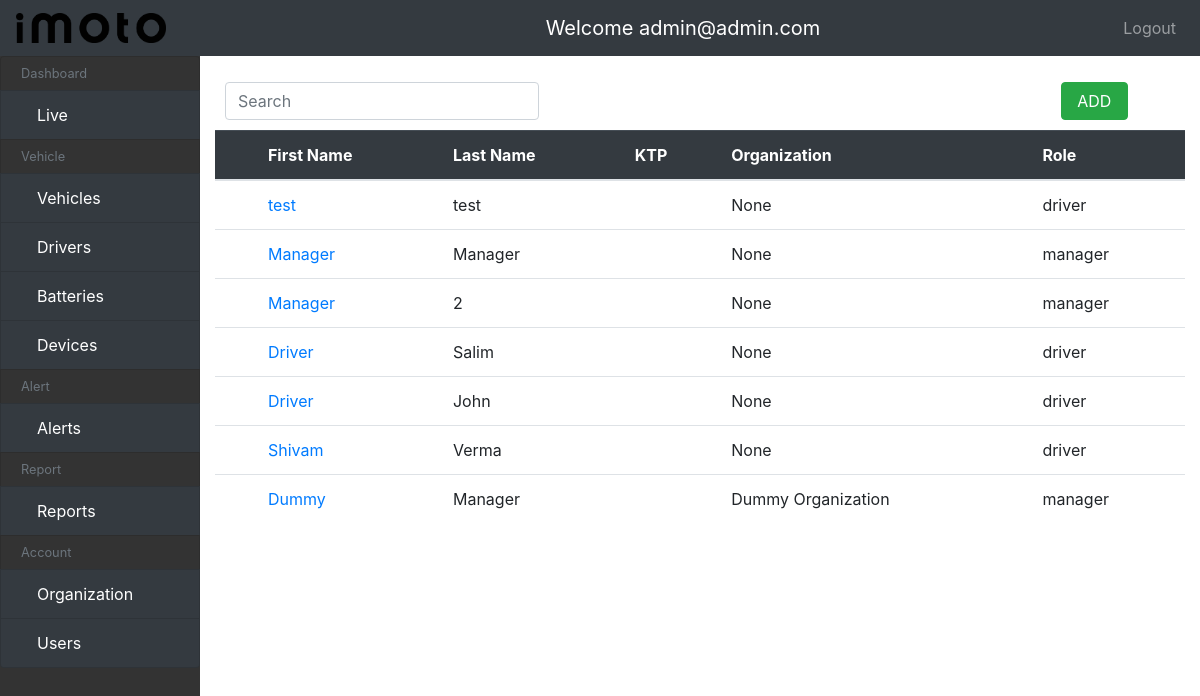
The app's page /profiles/ (signed in), older data.
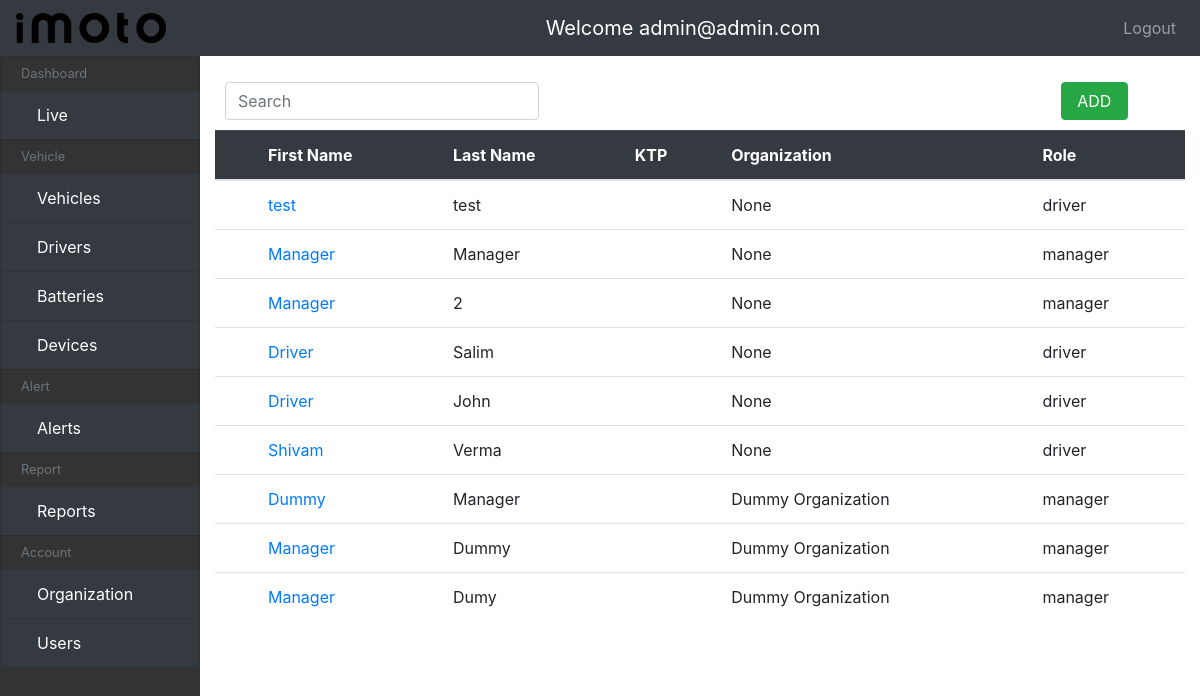
The same page, newer data.
### Profile/models.py (models this page shows, shortened)
class Profile(models.Model):
    DRIVER = "driver"
    MANAGER = "manager"
    PROFILE_CHOICES = (
        (DRIVER, "Driver"),
        (MANAGER, "Manager")
    )
    ACCEPTED = "accepted"
    REJECTED = "rejected"
    PENDING = "pending"
    DOCUMENT_VERIFICATION_STATUS_CHOICES = (
        (ACCEPTED, "Accepted"),
        (REJECTED, "Rejected"),
        (PENDING, "Pending")
    )
    user = models.OneToOneField(
        Account, on_delete=models.CASCADE, related_name="profile")
    first_name = models.CharField(max_length=50, verbose_name="first name")
    last_name = models.CharField(max_length=50, verbose_name="last name")
    ktp_number = models.CharField(
        max_length=100, verbose_name="KTP Number")
    profile_type = models.CharField(
        max_length=100, verbose_name="Profile Type",
        choices=PROFILE_CHOICES, default=DRIVER
        )
    role = models.ForeignKey(Role, related_name="profile",
                             on_delete=models.SET_NULL, blank=True, null=True)
    ktp_image = models.ImageField(
        default="ktp/bg2.png", null=True, blank=True, upload_to="ktp")
    sim_image = models.ImageField(
        default="ktp/bg2.png", null=True, blank=True, upload_to="sim")
    document_verification_status = models.CharField(
        max_length=100,
        choices=DOCUMENT_VERIFICATION_STATUS_CHOICES,
        default=PENDING,
        verbose_name="Verification Status"
    )
    organization = models.ForeignKey(
        Organization, on_delete=models.SET_NULL, null=True, blank=True)

### account/models.py (models this page shows, shortened)
class Organization(models.Model):
    name = models.CharField(max_length=100)
    uuid = models.UUIDField(
        default=uuid4, unique=True, editable=False, verbose_name="UUID"
    )
    def __str__(self):
        return self.name

### Profile/views.py (the view)
# urls.py: path('', ProfileListView.as_view(), name='profile-list'),
@method_decorator(admin_only, name="dispatch")
class ProfileListView(ListView):
    model = Profile
    template_name = "profile/profile_list.html"
    context_object_name = "profiles"
    def get_queryset(self):
        profile_type = self.request.GET.get("profile_type", None)
        if profile_type == "manager" or profile_type == "driver":
            return Profile.objects.filter(profile_type=profile_type)
        return Profile.objects.all()
    def get_context_data(self, **kwargs):
        context = super().get_context_data(**kwargs)
        profiles_filter = ProfileFilter(self.request.GET, self.get_queryset())
        context.update({
            "profiles_filter": profiles_filter
        })
        return context

### ev/permissions.py (called while the page is built)
def admin_only(view_func):
    def wrapper_func(request, *args, **kwargs):
        if request.user.is_admin:
            return view_func(request, *args, **kwargs)
        else:
            print("yolo")
            raise Http404()
    return wrapper_func

### templates/profile/profile_list.html
{% extends "main.html" %}
{% load static %}
{% block content %}
{% include 'add_search.html' with search='profile-list' add='register' filter=profiles_filter placeholder='Search' %}
<table class="table">
  <thead class="table-dark">
    <tr>
      <th scope="col"></th>
      <th scope="col">First Name</th>
      <th scope="col">Last Name</th>
      <th scope="col">KTP</th>
      <th scope="col">Organization</th>
      <th scope="col">Role</th>
    </tr>
  </thead>
  <tbody>
    {% if profiles %}
    {% for profile in profiles %}
    <tr>
      <th scope="row"></th>
      <td><a href="{% url 'profile-update' profile.id %}">{{profile.first_name}}</a></td>
      <td>{{profile.last_name}}</td>
      <td>{{profile.uid}}</td>
      <td>{{profile.organization}}</td>
      <td>{{profile.profile_type}}</td>
    </tr>
    {% endfor %}
    {% else %}
    <tr class="no-data">
    <td colspan="14">No Record !!</td>
    </tr>
    {% endif %}
  </tbody>
</table>
{% endblock %}

Row changes from the older to the newer data that the page shows:
added Profile: first_name "Manager", last_name "Dummy", organization "Dummy Organization", profile_type "manager"
added Profile: first_name "Manager", last_name "Dumy", organization "Dummy Organization", profile_type "manager"
